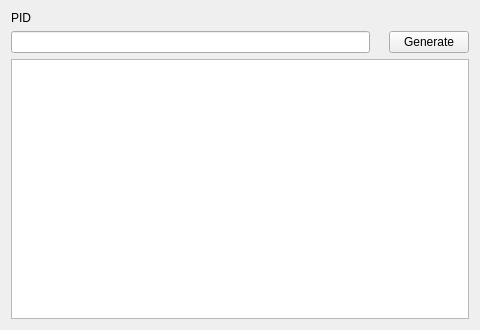
<?xml version="1.0" encoding="UTF-8"?>
<ui version="4.0">
 <class>PIDToIV</class>
 <widget class="QWidget" name="PIDToIV">
  <property name="geometry">
   <rect>
    <x>0</x>
    <y>0</y>
    <width>480</width>
    <height>330</height>
   </rect>
  </property>
  <property name="windowTitle">
   <string>PID to IVs</string>
  </property>
  <layout class="QGridLayout" name="gridLayout">
   <item row="0" column="0">
    <widget class="QLabel" name="labelPID">
     <property name="text">
      <string>PID</string>
     </property>
    </widget>
   </item>
   <item row="1" column="0">
    <widget class="TextBox" name="textBoxPID"/>
   </item>
   <item row="1" column="1">
    <spacer name="horizontalSpacer">
     <property name="orientation">
      <enum>Qt::Horizontal</enum>
     </property>
    </spacer>
   </item>
   <item row="1" column="2">
    <widget class="QPushButton" name="pushButtonGenerate">
     <property name="text">
      <string>Generate</string>
     </property>
    </widget>
   </item>
   <item row="2" column="0" colspan="3">
    <widget class="TableView" name="tableView"/>
   </item>
  </layout>
 </widget>
 <customwidgets>
  <customwidget>
   <class>TextBox</class>
   <extends>QLineEdit</extends>
   <header>Form/Controls/TextBox.hpp</header>
  </customwidget>
  <customwidget>
   <class>TableView</class>
   <extends>QTableView</extends>
   <header>Form/Controls/TableView.hpp</header>
  </customwidget>
 </customwidgets>
 <resources/>
 <connections/>
</ui>
